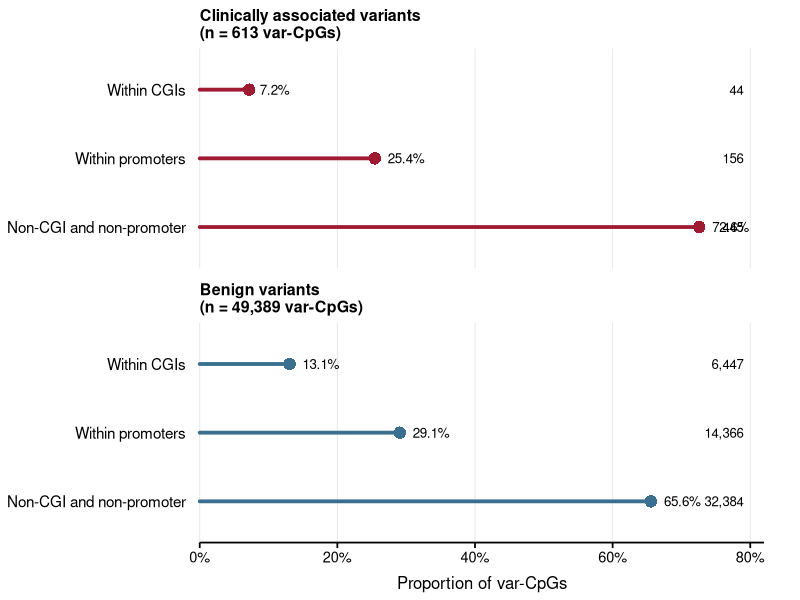

Write R code to recreate this figure.
library(tidyverse)
library(scales)
library(grid)

theme_set(theme_classic(base_size = 12))

# ============================================================
# 1. Prepare data
# ============================================================

df <- tribble(
  ~Group, ~Context, ~Count, ~Total,
  
  "Clinically associated", "Within CGIs",
  44, 613,
  
  "Clinically associated", "Within promoters",
  156, 613,
  
  "Clinically associated", "Non-CGI and non-promoter",
  445, 613,
  
  "Benign", "Within CGIs",
  6447, 49389,
  
  "Benign", "Within promoters",
  14366, 49389,
  
  "Benign", "Non-CGI and non-promoter",
  32384, 49389
) %>%
  mutate(
    Proportion = Count / Total,
    
    Group = factor(
      Group,
      levels = c(
        "Clinically associated",
        "Benign"
      )
    ),
    
    Context = factor(
      Context,
      levels = c(
        "Non-CGI and non-promoter",
        "Within promoters",
        "Within CGIs"
      )
    ),
    
    count_label = comma(Count),
    
    percentage_label = percent(
      Proportion,
      accuracy = 0.1
    )
  )

# Check calculated values
print(
  df %>%
    select(
      Group,
      Context,
      Count,
      Total,
      Proportion
    )
)

# ============================================================
# 2. Facet labels including total numbers
# ============================================================

group_labels <- c(
  "Clinically associated" =
    "Clinically associated variants\n(n = 613 var-CpGs)",
  
  "Benign" =
    "Benign variants\n(n = 49,389 var-CpGs)"
)

# ============================================================
# 3. Colours
# ============================================================

group_colours <- c(
  "Clinically associated" = "#9E1B32",
  "Benign" = "#3B6F8F"
)

# ============================================================
# 4. Nature-style lollipop plot
# ============================================================

p <- ggplot(
  df,
  aes(
    x = Proportion,
    y = Context,
    colour = Group
  )
) +
  
  # Line from zero to each observed proportion
  geom_segment(
    aes(
      x = 0,
      xend = Proportion,
      y = Context,
      yend = Context
    ),
    linewidth = 1.3,
    lineend = "round",
    show.legend = FALSE
  ) +
  
  # Endpoint
  geom_point(
    size = 4.2,
    stroke = 0,
    show.legend = FALSE
  ) +
  
  # Percentage inside or immediately adjacent to point
  geom_text(
    aes(
      label = percentage_label
    ),
    hjust = -0.35,
    size = 3.4,
    colour = "black",
    show.legend = FALSE
  ) +
  
  # Original count shown in a right-side aligned column
  geom_text(
    aes(
      x = 0.79,
      label = count_label
    ),
    hjust = 1,
    size = 3.35,
    colour = "black",
    show.legend = FALSE
  ) +
  
  facet_wrap(
    ~Group,
    nrow = 2,
    labeller = as_labeller(group_labels)
  ) +
  
  scale_colour_manual(
    values = group_colours
  ) +
  
  scale_x_continuous(
    limits = c(0, 0.82),
    breaks = seq(
      0,
      0.8,
      by = 0.2
    ),
    labels = percent_format(
      accuracy = 1
    ),
    expand = expansion(
      mult = c(0, 0)
    )
  ) +
  
  labs(
    x = "Proportion of var-CpGs",
    y = NULL
  ) +
  
  coord_cartesian(
    clip = "off"
  ) +
  
  theme_classic(
    base_size = 12
  ) +
  
  theme(
    # ------------------------
    # Axis
    # ------------------------
    axis.text.x = element_text(
      size = 10.5,
      colour = "black"
    ),
    
    axis.text.y = element_text(
      size = 11,
      colour = "black",
      margin = margin(r = 6)
    ),
    
    axis.title.x = element_text(
      size = 12,
      colour = "black",
      margin = margin(t = 7)
    ),
    
    axis.line.x = element_line(
      linewidth = 0.6,
      colour = "black"
    ),
    
    axis.line.y = element_blank(),
    
    axis.ticks.x = element_line(
      linewidth = 0.6,
      colour = "black"
    ),
    
    axis.ticks.y = element_blank(),
    
    axis.ticks.length = unit(
      0.14,
      "cm"
    ),
    
    # ------------------------
    # Facet labels
    # ------------------------
    strip.background = element_blank(),
    
    strip.text = element_text(
      size = 11.5,
      face = "bold",
      colour = "black",
      hjust = 0,
      margin = margin(
        b = 6
      )
    ),
    
    # ------------------------
    # Panels
    # ------------------------
    panel.grid.major.x = element_line(
      linewidth = 0.3,
      colour = "grey90"
    ),
    
    panel.grid.major.y = element_blank(),
    
    panel.grid.minor = element_blank(),
    
    panel.spacing.y = unit(
      0.65,
      "lines"
    ),
    
    # ------------------------
    # Remove legend
    # ------------------------
    legend.position = "none",
    
    # ------------------------
    # Plot margin
    # ------------------------
    plot.margin = margin(
      t = 5,
      r = 26,
      b = 5,
      l = 5
    )
  )


# ============================================================
# 5. Save
# ============================================================

ggsave(
  filename =
    "clinical_benign_varCpG_genomic_context.pdf",
  plot = p,
  width = 5,
  height = 3.2
)
